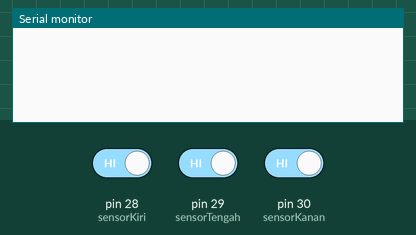
This sketch was run on a simulated Arduino Mega 2560, built with avr-gcc and run on an emulated ATmega2560. Shown: the last lines printed to the serial monitor. The test bench sets the inputs (shaded band); at power-on: pin 28 (sensorKiri) HIGH, pin 29 (sensorTengah) HIGH, pin 30 (sensorKanan) HIGH.

Above: at 1.2 s.
1.3 s: pin 28 (sensorKiri) driven LOW and pin 29 (sensorTengah) driven LOW and pin 30 (sensorKanan) driven LOW
At 2.1 s:
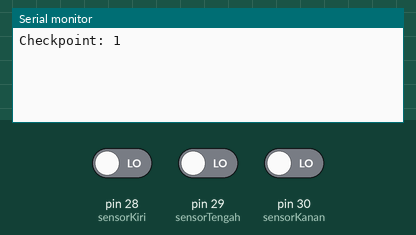
At 6.1 s:
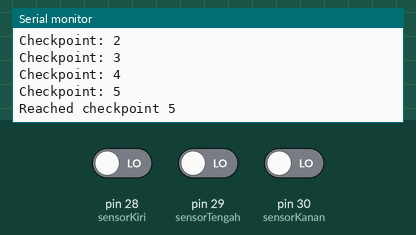
Timing chart, 0 to 7.6 s (numbered marks = the images above; inputs shaded):
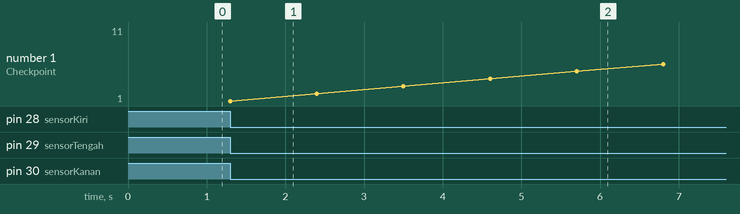

Measured:
- after the input at 1.3 s, the serial monitor: prints a new line at once (image 1)

The sketch:

cek_line_sensor.ino
```cpp
// Pin sensor
int sensorKiri = 28;
int sensorTengah = 29;
int sensorKanan = 30;

int checkpoint = 0;  // Variabel untuk menghitung checkpoint

void setup() {
  Serial.begin(9600);

  // Inisialisasi pin sensor sebagai input
  pinMode(sensorKiri, INPUT);
  pinMode(sensorTengah, INPUT);
  pinMode(sensorKanan, INPUT);
}

void loop() {
  // Membaca status sensor
  int kiriStatus = digitalRead(sensorKiri);
  int tengahStatus = digitalRead(sensorTengah);
  int kananStatus = digitalRead(sensorKanan);

  // Jika ketiga sensor mendeteksi garis (nilai 0)
  if (kiriStatus == 0 && tengahStatus == 0 && kananStatus == 0) {
    checkpoint++;  // Tambah checkpoint
    Serial.print("Checkpoint: ");
    Serial.println(checkpoint);

    // Mengeluarkan pesan tertentu pada checkpoint tertentu
    if (checkpoint % 5 == 0) {
      Serial.println("Reached checkpoint 5");
    }
    if (checkpoint % 10 == 0) {
      Serial.println("Reached checkpoint 10");
    }
    if (checkpoint == 20) {
      Serial.println("Reached checkpoint 20, Congratulations!");
    }

    // Delay agar tidak menghitung checkpoint yang sama berulang kali
    delay(1000);
  }

  delay(100);  // Delay untuk menghindari pembacaan terlalu cepat
}
```
